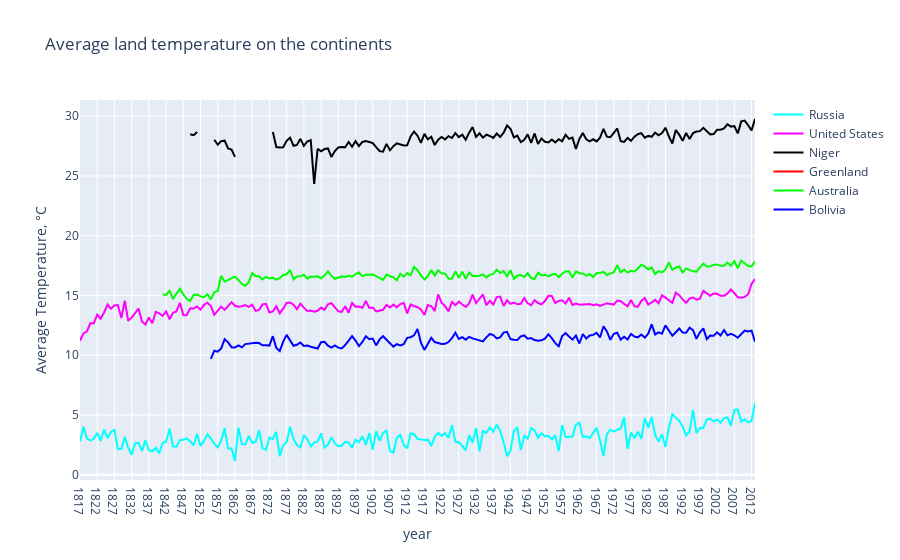

Source (notebook cell):
### Markdown cell above
# Average temperature across continent over year
In this section, let see if the tend on different continent

### Code cell
continent = ['Russia', 'United States', 'Niger', 'Greenland', 'Australia', 'Bolivia']
mean_temp_year_country = [ [0] * len(years[70:]) for i in range(len(continent))]
j = 0
for country in continent:
    all_temp_country = df_temp[df_temp['Country'] == country]
    i = 0
    for year in years[70:]:
        mean_temp_year_country[j][i] = all_temp_country[all_temp_country['dt'].apply(
                lambda x: x[:4]) == year]['AverageTemperature'].mean()
        i +=1
    j += 1

traces = []
colors = ['rgb(0, 255, 255)', 'rgb(255, 0, 255)', 'rgb(0, 0, 0)',
          'rgb(255, 0, 0)', 'rgb(0, 255, 0)', 'rgb(0, 0, 255)']
for i in range(len(continent)):
    traces.append(go.Scatter(
        x=years[70:],
        y=mean_temp_year_country[i],
        mode='lines',
        name=continent[i],
        line=dict(color=colors[i]),
    ))

layout = go.Layout(
    xaxis=dict(title='year'),
    yaxis=dict(title='Average Temperature, °C'),
    title='Average land temperature on the continents',)

fig = go.Figure(data=traces, layout=layout)
py.iplot(fig)

### Figure 1 — Plotly figure (JSON) as saved in the notebook; plotly's stock layout.template omitted (floating-point values rounded to 4 significant figures; data arrays with more than 128 entries replaced by an {"elided": "..."} marker saying what was removed)
{"data": [{"line": {"color": "rgb(0, 255, 255)"}, "mode": "lines", "name": "Russia", "type": "scatter", "x": {"elided": "197 str values"}, "y": {"elided": "197 float values"}}, {"line": {"color": "rgb(255, 0, 255)"}, "mode": "lines", "name": "United States", "type": "scatter", "x": {"elided": "197 str values"}, "y": {"elided": "197 float values"}}, {"line": {"color": "rgb(0, 0, 0)"}, "mode": "lines", "name": "Niger", "type": "scatter", "x": {"elided": "197 str values"}, "y": {"elided": "197 float values"}}, {"line": {"color": "rgb(255, 0, 0)"}, "mode": "lines", "name": "Greenland", "type": "scatter", "x": {"elided": "197 str values"}, "y": {"elided": "197 null values"}}, {"line": {"color": "rgb(0, 255, 0)"}, "mode": "lines", "name": "Australia", "type": "scatter", "x": {"elided": "197 str values"}, "y": {"elided": "197 float values"}}, {"line": {"color": "rgb(0, 0, 255)"}, "mode": "lines", "name": "Bolivia", "type": "scatter", "x": {"elided": "197 str values"}, "y": {"elided": "197 float values"}}], "layout": {"title": {"text": "Average land temperature on the continents"}, "xaxis": {"title": {"text": "year"}}, "yaxis": {"title": {"text": "Average Temperature, °C"}}}}
